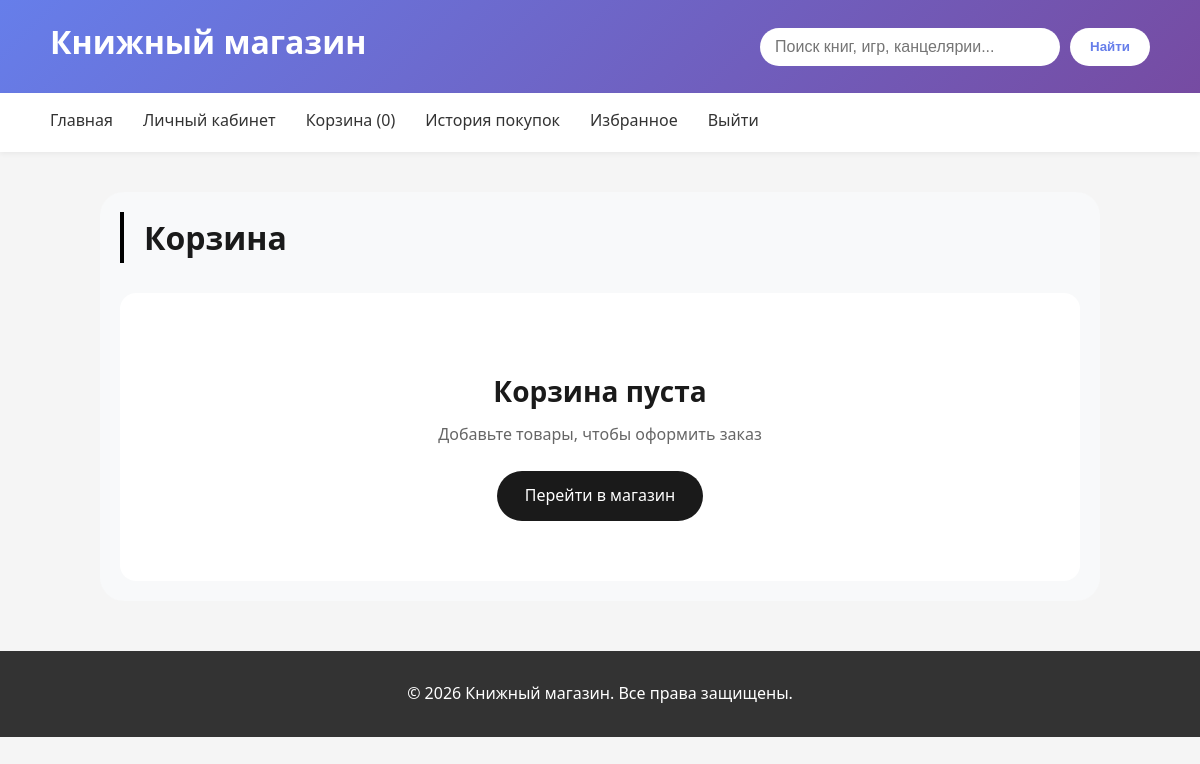
The app's page /cart/ (signed in), older data.
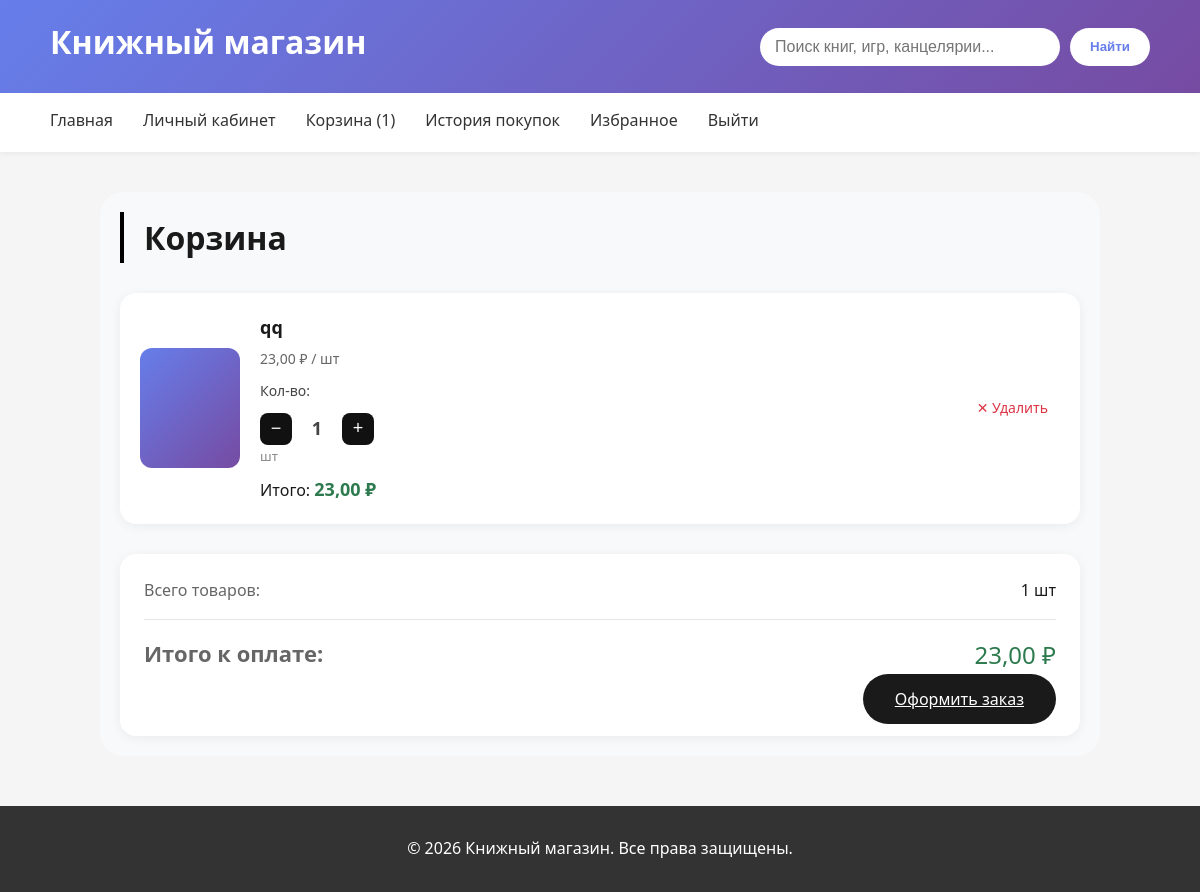
The same page, newer data.
### account/models.py (models this page shows, shortened)
class Cart(models.Model):
    buyer = models.ForeignKey(
        Buyer,
        on_delete=models.CASCADE,
        related_name='cart_items',
        verbose_name="Покупатель"
    )
    product = models.ForeignKey(
        'shop.Product',
        on_delete=models.CASCADE,
        related_name='cart_items',
        verbose_name="Товар"
    )
    quantity = models.PositiveIntegerField(
        default=1,
        verbose_name="Количество"
    )
    created = models.DateTimeField(auto_now_add=True)
    updated = models.DateTimeField(auto_now=True)
    class Meta:
        verbose_name = "Корзина"
        verbose_name_plural = "Корзины"
        unique_together = ['buyer', 'product']
    @property
    def total_price(self):
        return self.product.price * self.quantity

### shop/models.py (models this page shows, shortened)
class Product(models.Model):
    name = models.CharField(max_length=255, verbose_name="Название")
    slug = models.SlugField(max_length=200, unique=True, blank=True)
    description = models.TextField(blank=True, verbose_name="Описание")
    category = models.ForeignKey(
        Category,
        on_delete=models.PROTECT,blank=False, null=False,
        related_name='products',
        verbose_name="Категория"
    )
    available = models.BooleanField(default=True, verbose_name="Доступен для продажи")
    created = models.DateTimeField(auto_now_add=True)
    updated = models.DateTimeField(auto_now=True)
    rating = models.FloatField(default=0)  # средний рейтинг
    rating_count = models.PositiveIntegerField(default=0)  # сколько оценок
    class Meta:
        verbose_name = "Товар"
        verbose_name_plural = "Товары"
        ordering = ['name']
    def get_price_value(self):
        price = self.prices.first()
        return price.value if price else None
    @property
    def price(self):
        return self.get_price_value()
    def get_main_image(self):
        return self.images.filter(is_main=True).first()

class Price(models.Model):
    product = models.ForeignKey(
        'Product',
        on_delete=models.CASCADE,
        related_name='prices',
        verbose_name='Товар'
    )
    value = models.DecimalField(
        max_digits=10,
        decimal_places=2,
        validators=[MinValueValidator(Decimal('0.00'))],
        verbose_name='Цена'
    )
    created = models.DateTimeField(
        auto_now_add=True,
        verbose_name='Дата создания'
    )
    class Meta:
        ordering = ['-created']

### cart/views.py (the view)
# urls.py: path('', views.cart_detail, name='cart_detail'),
@login_required
def cart_detail(request):
    cart_items = Cart.objects.filter(buyer=request.user.buyer)
    total = sum(item.total_price for item in cart_items)
    return render(request, 'shop/cart/cart.html', {
        'cart_items': cart_items,
        'total': total
    })

### cart/context_processors.py (called while the page is built)
def cart(request):
    if request.user.is_authenticated:
        buyer = getattr(request.user, 'buyer', None)
        if buyer:
            count = Cart.objects.filter(
                buyer=buyer
            ).aggregate(
                total=Sum('quantity')
            )['total'] or 0
        else:
            count = 0
    else:
        count = 0
    return {
        'cart_item_count': count
    }

### shop/templates/shop/cart/cart.html (shortened to what this page needs)
{% extends 'shop/base.html' %}
{% load static %}
{% block content %}
<div class="cart-container">
    <h1 class="cart-title">Корзина</h1>
    {% if cart_items %}
        <div class="cart-list">
            {% for item in cart_items %}
            <div class="cart-card">
                <div class="cart-image">
                    {% with item.product.get_main_image as img %}
                        {% if img %}
                            <img src="{{ img.image.url }}" alt="{{ item.product.name }}">
                        {% else %}
                            <div class="img-placeholder"></div>
                        {% endif %}
                    {% endwith %}
                </div>
                <div class="cart-info">
                    <h3 class="cart-name">{{ item.product.name }}</h3>
                    <p class="cart-price">{{ item.product.price }} ₽ / шт</p>
                    <div class="cart-qty-row">
                        <span>Кол-во:</span>
                        <div class="cart-quantity-controls">
                            <form action="{% url 'cart:cart_update' item.product.id %}" method="post">
                                <button class="qty-btn">
                                   −
                                </button>
                            </form>
                            <span class="qty-number">
                                {{ item.quantity }}
                            </span>
                            <form action="{% url 'cart:cart_update' item.product.id %}" method="post">
                                <button class="qty-btn">
                                  +
                                 </button>
                             </form>
                        </div>
                        <span class="qty-unit">шт</span>
                    </div>
                    <div class="cart-total">
                        Итого: <strong>{{ item.total_price }} ₽</strong>
                    </div>
                </div>
                <div class="cart-actions">
                    <a href="{% url 'cart:cart_remove' item.product.id %}" class="remove-btn">
                        ✕ Удалить
                    </a>
                </div>
            </div>
            {% endfor %}
        </div>
        <div class="cart-summary">
            <div class="summary-block">
                <span class="summary-label">Всего товаров:</span>
                <span class="summary-value">{{ cart_items|length }} шт</span>
            </div>
            <div class="summary-block total-block">
                <span class="summary-label">Итого к оплате:</span>
                <span class="summary-value total-price">{{ total }} ₽</span>
            </div>
            <a href="{% url 'orders:order_create' %}"
                class="checkout-btn">
                Оформить заказ
            </a>
        </div>
    {% else %}
        <div class="empty-cart">
            <h2>Корзина пуста</h2>
            <p>Добавьте товары, чтобы оформить заказ</p>
            <a href="{% url 'shop:product_list' %}" class="shop-btn">
                Перейти в магазин
            </a>
        </div>
    {% endif %}
</div>
{% endblock %}

### shop/templates/shop/base.html (shortened to what this page needs)
{% load static %}
<!DOCTYPE html>
<html lang="ru">
<head>
    <link rel="stylesheet" href="{% static 'shop/css/base.css' %}">
    <link rel="stylesheet" href="{% static 'shop/css/product.css' %}">
    <link rel="stylesheet" href="{% static 'shop/css/cart.css' %}">
    <link rel="stylesheet" href="{% static 'shop/css/responsive.css' %}">
    <link rel="stylesheet" href="{% static 'shop/css/header.css' %}">
    <link rel="stylesheet" href="{% static 'shop/css/wishlist.css' %}">
</head>
<body>
<header class="header">
    <div class="header-content">
        <div class="logo">
            <h1>Книжный магазин</h1>
        </div>
        <form class="search-form" action="{% url 'shop:search_products' %}" method="get">
            <input type="text" name="q" placeholder="Поиск книг, игр, канцелярии..." value="{{ query|default:'' }}">
            <button type="submit">Найти</button>
        </form>
    </div>
</header>
<nav class="nav">
    <div class="nav-content">
        <ul class="nav-list">
            <li>
                <a href="{% url 'shop:product_list' %}">
                    Главная
                </a>
            </li>
            {% if user.is_authenticated %}
                {% if user.is_staff %}
                    <li>
                        <a href="{% url 'admin_panel:dashboard' %}">
                            Админ панель
                        </a>
                    </li>
                {% else %}
                    <li>
                        <a href="{% url 'account:dashboard' %}">
                            Личный кабинет
                        </a>
                    </li>
                    <li class="cart-item">
                        <a href="{% url 'cart:cart_detail' %}">
                            Корзина ({{ cart_item_count }})
                        </a>
                    </li>
                    <li>
                        <a href="{% url 'orders:order_history' %}">
                            История покупок
                        </a>
                    </li>
                    <li>
                        <a href="{% url 'account:wishlist_list' %}">
                            Избранное
                        </a>
                    </li>
                {% endif %}
                <li>
                    <a href="{% url 'account:logout' %}">
                        Выйти
                    </a>
                </li>
            {% else %}
                <li><a href="{% url 'account:login' %}">Войти</a></li>
                <li><a href="{% url 'account:register' %}">Регистрация</a></li>
            {% endif %}
        </ul>
    </div>
</nav>
<main class="container">
    {% block content %}{% endblock %}
</main>
<footer class="footer">
    <p>&copy; 2026 Книжный магазин. Все права защищены.</p>
</footer>
</body>
</html>

### shop/static/shop/css/base.css (style rules this page uses)
* { margin: 0; padding: 0; box-sizing: border-box; }
body { font-family: 'Segoe UI', Tahoma, Geneva, Verdana, sans-serif; line-height: 1.6; color: #333; background-color: #f5f5f5; }
.container { max-width: 1200px; margin: 0 auto; padding: 30px 20px; }
h1 { font-size: 2rem; margin-bottom: 10px; color: #333; }
.footer { background: #333; color: white; text-align: center; padding: 30px 0; margin-top: 50px; }
.cart-image { width: 100px; height: 120px; background: linear-gradient(135deg, #667eea 0%, #764ba2 100%); display: flex; align-items: center; justify-content: center; border-radius: 12px; overflow: hidden; }
.cart-image .img-placeholder { width: 100%; height: 100%; background: linear-gradient(135deg, #667eea 0%, #764ba2 100%); display: flex; align-items: center; justify-content: center; color: white; font-size: 2rem; }

### shop/static/shop/css/cart.css (style rules this page uses)
.cart-container { max-width: 1000px; margin: 40px auto; padding: 20px; background: #f8f9fa; border-radius: 24px; }
.cart-title { font-size: 32px; font-weight: 600; margin-bottom: 30px; color: #1a1a1a; border-left: 4px solid #000; padding-left: 20px; }
.cart-list { display: flex; flex-direction: column; gap: 16px; }
.cart-card { display: flex; gap: 20px; background: #fff; padding: 20px; border-radius: 16px; box-shadow: 0 2px 12px rgba(0, 0, 0, 0.06); transition: transform 0.2s, box-shadow 0.2s; align-items: center; }
.cart-info { flex: 1; }
.cart-name { margin: 0 0 6px 0; font-size: 18px; font-weight: 600; color: #1a1a1a; }
.cart-price { color: #666; margin: 0 0 10px 0; font-size: 14px; }
.cart-qty-row { margin: 8px 0; color: #444; font-size: 14px; }
.qty-unit { color: #888; font-size: 13px; }
.cart-total { margin-top: 8px; font-size: 16px; color: #1a1a1a; }
.cart-total strong { font-size: 18px; color: #2c7a4d; }
.cart-actions { text-align: right; }
.remove-btn { display: inline-block; color: #dc3545; text-decoration: none; font-size: 14px; font-weight: 500; padding: 6px 12px; border-radius: 8px; transition: background 0.2s; }
.cart-summary { margin-top: 30px; background: #fff; padding: 24px; border-radius: 16px; box-shadow: 0 2px 12px rgba(0, 0, 0, 0.06); text-align: right; }
.summary-block { display: flex; justify-content: space-between; margin-bottom: 12px; font-size: 16px; }
.summary-label { color: #666; }
.summary-value { font-weight: 500; color: #1a1a1a; }
.total-block { margin-top: 16px; padding-top: 16px; border-top: 1px solid #e5e5e5; font-size: 22px; font-weight: 600; }
.total-price { color: #2c7a4d; font-size: 24px; }
.checkout-btn { margin-top: 20px; padding: 14px 32px; background: #1a1a1a; color: white; border: none; border-radius: 40px; font-size: 16px; font-weight: 500; cursor: pointer; transition: all 0.2s; }
.cart-quantity-controls { display: flex; align-items: center; gap: 10px; margin-top: 10px; }
.qty-btn { width: 32px; height: 32px; border: none; border-radius: 8px; background: #111; color: white; font-size: 18px; cursor: pointer; transition: 0.2s; }
.qty-number { min-width: 30px; text-align: center; font-size: 18px; font-weight: 600; }

### shop/static/shop/css/responsive.css (style rules this page uses)
@media (max-width: 1200px) { .container, .header-content, .nav-content { width: 95%; padding: 0 15px; } }

### shop/static/shop/css/header.css (style rules this page uses)
.header { background: linear-gradient(135deg, #667eea 0%, #764ba2 100%); color: white; padding: 1rem 0; box-shadow: 0 2px 10px rgba(0,0,0,0.1); }
.header-content { max-width: 1200px; margin: 0 auto; padding: 0 20px; display: flex; justify-content: space-between; align-items: center; }
.logo h1 { font-size: 2rem; font-weight: 700; color: white; }
.search-form { display: flex; gap: 10px; }
.search-form input { padding: 10px 15px; border: none; border-radius: 25px; width: 300px; font-size: 1rem; }
.search-form button { padding: 10px 20px; background-color: #fff; color: #667eea; border: none; border-radius: 25px; cursor: pointer; font-weight: bold; transition: all 0.3s; }
.nav { background: white; box-shadow: 0 2px 5px rgba(0,0,0,0.05); position: sticky; top: 0; z-index: 100; }
.nav-content { max-width: 1200px; margin: 0 auto; padding: 0 20px; }
.nav-list { display: flex; list-style: none; gap: 30px; }
.nav-list a { display: block; padding: 15px 0; color: #333; text-decoration: none; font-weight: 500; border-bottom: 3px solid transparent; transition: all 0.3s; }

Row changes from the older to the newer data that the page shows:
added Cart: product.name "qq", product.price "23,00", quantity "1", total_price "23,00"
Text that changed along with them:
{{ cart_item_count }}: "0" → "1"
{{ cart_items|length }}: (not shown) → "1"
{{ total }}: (not shown) → "23,00"
text no longer shown: "Корзина пуста Добавьте товары, чтобы оформить заказ Перейти в магазин"
text now shown: "Всего товаров: шт Итого к оплате: ₽ Оформить заказ"
